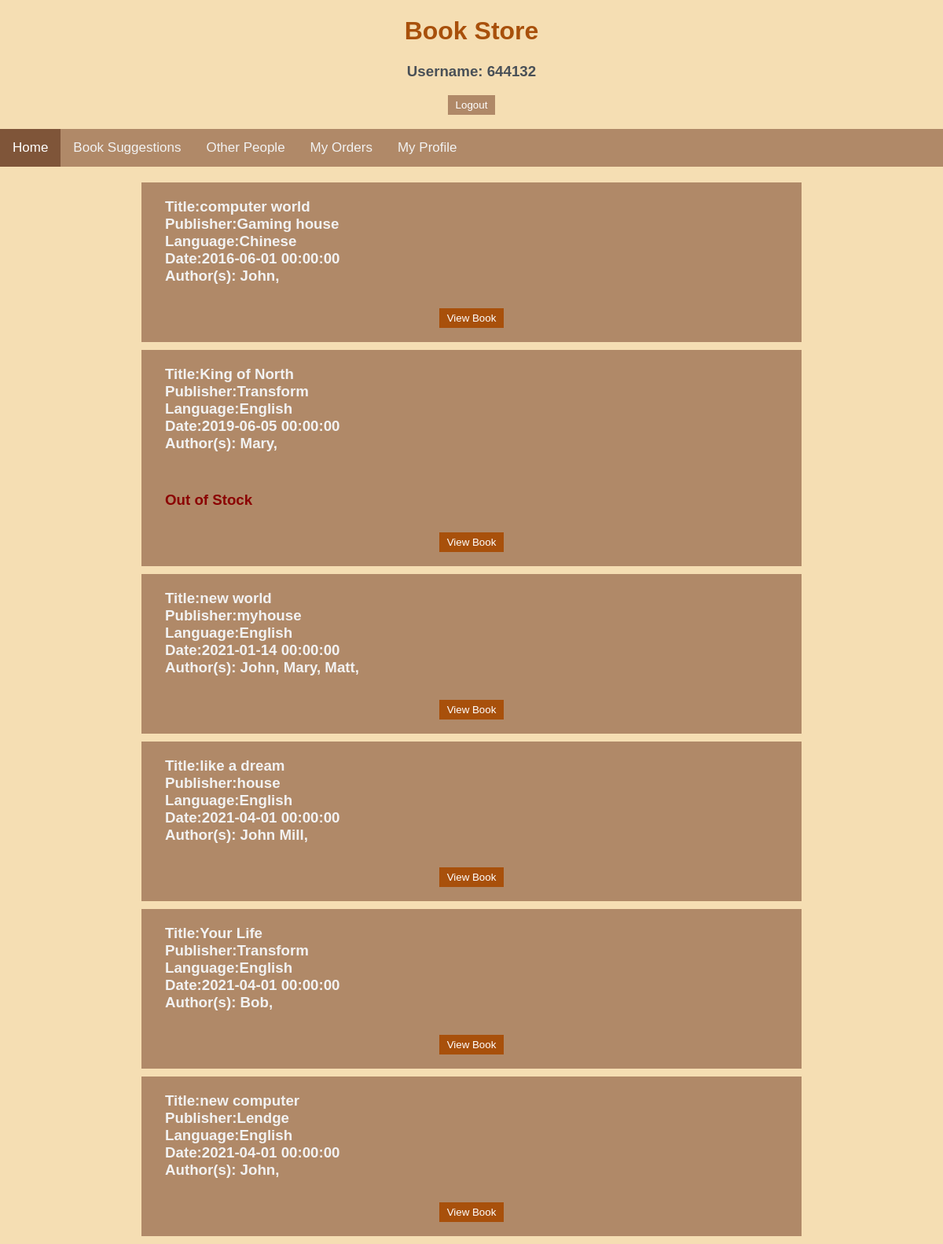
Page /main/644132 on the committed database.
### app.py (models this page shows)
class Book(db.Model):
    ISBN = db.Column(db.Integer,nullable=False,primary_key=True)
    title = db.Column(db.String(30),nullable=False)
    page = db.Column(db.Integer)
    date = db.Column(db.DateTime,nullable=False, default=datetime.utcnow)
    publisher = db.Column(db.String(30), nullable=False)
    language = db.Column(db.String(30),nullable=False,default="English")
    stock = db.Column(db.Integer,nullable=False)
    price = db.Column(db.Float,nullable=False)

class Author(db.Model):
    __tablename__ = 'Author'
    name = db.Column(db.String(30),nullable=False)
    ISBN = db.Column(db.Integer,db.ForeignKey('book.ISBN', ondelete='CASCADE'),nullable=False)
    __table_args__ = (
    db.PrimaryKeyConstraint(
        name, ISBN,
        ),
    )

### app.py (the view)
@app.route('/main/<id>')
def main(id):
    username=id
    authors=Author.query.all()
    books=Book.query.order_by(Book.date).all()
    return render_template('main.html',allbook=books,allAuthors=authors,user=username)

### templates/main.html (shortened to what this page needs)
{% extends "base.html" %}
{% block body %}
<h1 id="top">Book Store</h1>
<h3 id="top">Username: {{user}}</h3>
<div class="toIndex"><form action='/' ><input class="button" type="submit" value="Logout"></form></div><br>
<div class="topnav">
    <a class="active" href="/main/{{user}}">Home</a>
    <a href="/">Book Suggestions</a>
    <a href="/alluser/{{user}}">Other People</a>
    <a href="/orderInfo/{{user}}">My Orders</a>
    <a href="/profile/{{user}}">My Profile</a>
</div>
<div class="allBook">
    {%for book in allbook%}
        <div class="eachbook">
            <h3 id='eachb'>
                Title:{{book.title}}<br>
                Publisher:{{book.publisher}}<br>
                Language:{{book.language}}<br>
                Date:{{book.date}}<br>
                Author(s):
                    {% for author in allAuthors %}
                        {%if author.ISBN==book.ISBN%}
                            {{author.name}},
                        {%endif%}
                    {%endfor%}<br>
                {%if book.stock==0%}
                    <h3 id='warning'>Out of Stock</h3>
                {%endif%}
            </h3>
            <div class="toIndex"><form action='/oneBook/{{book.ISBN}}/{{user}}'>
            <input class="viewbutton" type="submit" value="View Book"></form>
            </div><br>
        </div>
    {%endfor%}
</div>
{% endblock %}

### static/css/main.css (style rules this page uses)
body { margin:0; font-family: sans-serif; background-color: wheat; }
h1 { font-family:'Gill Sans', 'Gill Sans MT', Calibri, 'Trebuchet MS', sans-serif ; color: #A8500B; }
h3 { color:#495057; }
.allBook { margin: auto; width: 70%; padding: 10px; }
.eachbook { background-color: #b08968; }
#eachb { margin: 10px; padding:20px; color: #f2f2f2; }
.toIndex { display: flex; justify-content: center; text-align: center; }
#top { text-align: center; }
.button { background-color: #b08968; border: none; color: white; padding: 5px 10px; text-align: center; text-decoration: none; display: inline-block; }
#warning { margin: 10px; padding:20px; color: darkred; }
.viewbutton { background-color: #A8500B; border: none; color: white; padding: 5px 10px; text-align: center; text-decoration: none; display: inline-block; }
.topnav { background-color: #b08968; overflow: hidden; }
.topnav a { float: left; color: #f2f2f2; text-align: center; padding: 14px 16px; text-decoration: none; font-size: 17px; }
.topnav a.active { background-color: #7f5539; color: white; }

### rows in the picture
Book: title "computer world", publisher "Gaming house", language "Chinese", date "2016-06-01 00:00:00"
Author: name "John"
Book: title "King of North", publisher "Transform", language "English", date "2019-06-05 00:00:00", stock "Out of Stock"
Author: name "Mary"
Book: title "new world", publisher "myhouse", language "English", date "2021-01-14 00:00:00"
Author: name "John"
Author: name "Mary"
Author: name "Matt"
Book: title "like a dream", publisher "house", language "English", date "2021-04-01 00:00:00"
Author: name "John Mill"
Book: title "Your Life", publisher "Transform", language "English", date "2021-04-01 00:00:00"
Author: name "Bob"
Book: title "new computer", publisher "Lendge", language "English", date "2021-04-01 00:00:00"
Author: name "John"

### other values in the picture
{{ user }} "644132"
